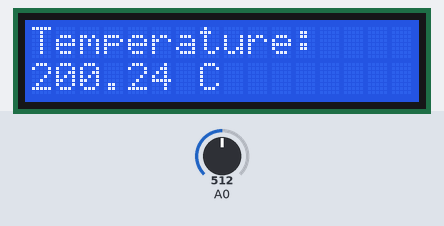
A sketch run on a simulated Arduino Uno, built with avr-gcc and run on an emulated ATmega328P. Parts: 16×2 character LCD. The test bench sets the inputs (shaded band); at power-on: A0 = 512. What the sketch prints to the serial monitor is not drawn.

Above: at 1.2 s.
1.3 s: A0 set to 716
At 3.2 s:
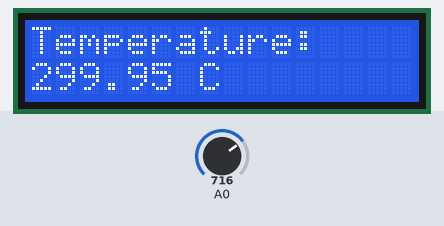
3.5 s: A0 set to 900
At 4.9 s:
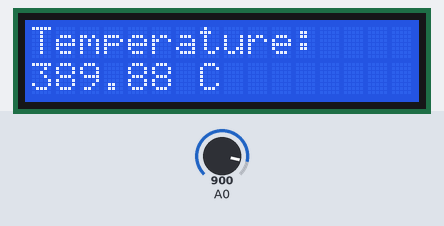
5.5 s: A0 set to 1023
At 6.7 s:
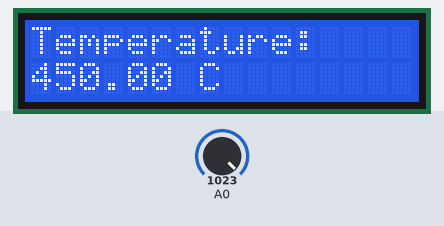
Timing chart, 0 to 8.5 s (numbered marks = the images above; inputs shaded):
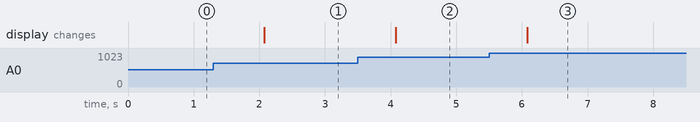

The sketch:

Digital_Thermometer.ino
```cpp
#include <LiquidCrystal.h>

LiquidCrystal lcd(7, 6, 5, 4, 3, 2);

void setup() {
  Serial.begin(9600);

  lcd.begin(16, 2);

  lcd.setCursor(0, 0);
  lcd.print("Temperature:");
}

void loop() {
  int sensorValue = analogRead(A0);

  float voltage = sensorValue * (5.0 / 1023.0);

  float temperature = (voltage - 0.5) * 100.0;

  Serial.print("Temperature: ");
  Serial.print(temperature);
  Serial.println(" C");

  lcd.setCursor(0, 1);
  lcd.print(temperature);
  lcd.print(" C    ");

  delay(1000);
}
```

Measured:
- after the input at 1.3 s, the display: changes after 0.77 s (image 1)
- after the input at 3.5 s, the display: changes after 0.58 s (image 2)
- after the input at 5.5 s, the display: changes after 0.58 s (image 3)
